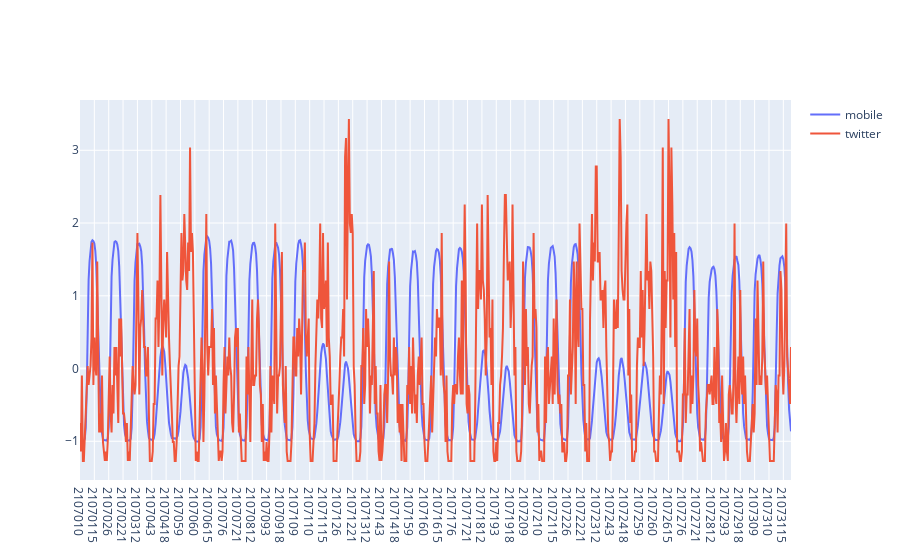

Write notebook code for a chart like this one.
### Code cell
import plotly.graph_objects as go
fig = go.Figure(data=[
    go.Scatter(x=x_label, y=mobile_flatten_stand, name='mobile'),
    go.Scatter(x=x_label, y=twitter_flatten_stand, name="twitter"),
])
fig.show()

### Figure 1 — Plotly figure (JSON) as saved in the notebook; plotly's stock layout.template omitted (floating-point values rounded to 4 significant figures; data arrays with more than 128 entries replaced by an {"elided": "..."} marker saying what was removed)
{"data": [{"name": "mobile", "type": "scatter", "x": {"elided": "744 str values"}, "y": {"elided": "744 float values"}}, {"name": "twitter", "type": "scatter", "x": {"elided": "744 str values"}, "y": {"elided": "744 float values"}}], "layout": {}}
